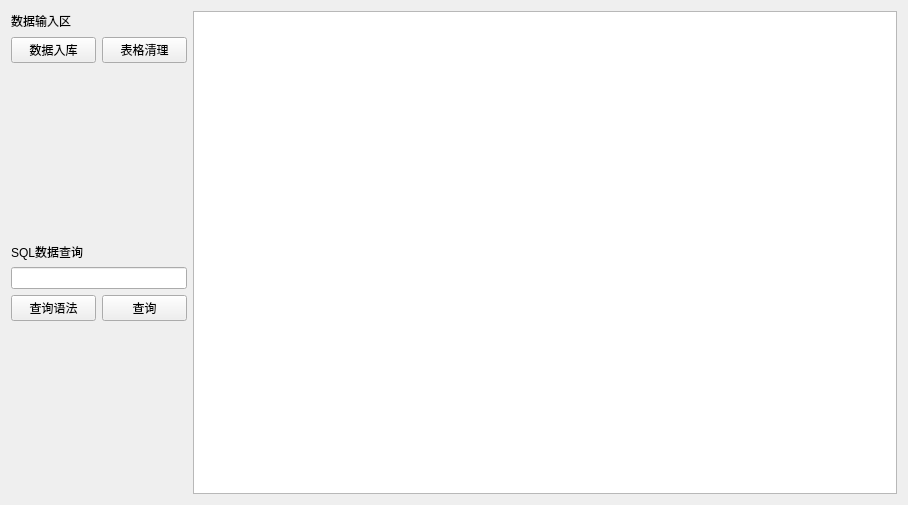
<?xml version="1.0" encoding="UTF-8"?>
<ui version="4.0">
 <class>Form</class>
 <widget class="QWidget" name="Form">
  <property name="geometry">
   <rect>
    <x>0</x>
    <y>0</y>
    <width>908</width>
    <height>505</height>
   </rect>
  </property>
  <property name="windowTitle">
   <string>SQM的数据分析工具</string>
  </property>
  <property name="windowIcon">
   <iconset>
    <normaloff>../SQM取证小工具/favicon.ico</normaloff>../SQM取证小工具/favicon.ico</iconset>
  </property>
  <layout class="QHBoxLayout" name="horizontalLayout_8">
   <item>
    <layout class="QHBoxLayout" name="horizontalLayout_7" stretch="2,8">
     <item>
      <layout class="QVBoxLayout" name="verticalLayout_4">
       <item>
        <layout class="QVBoxLayout" name="verticalLayout">
         <item>
          <layout class="QHBoxLayout" name="horizontalLayout">
           <item>
            <widget class="QLabel" name="label">
             <property name="text">
              <string>数据输入区</string>
             </property>
            </widget>
           </item>
           <item>
            <spacer name="horizontalSpacer">
             <property name="orientation">
              <enum>Qt::Horizontal</enum>
             </property>
             <property name="sizeHint" stdset="0">
              <size>
               <width>40</width>
               <height>20</height>
              </size>
             </property>
            </spacer>
           </item>
          </layout>
         </item>
         <item>
          <layout class="QHBoxLayout" name="horizontalLayout_2">
           <item>
            <widget class="QPushButton" name="start_db_but">
             <property name="text">
              <string>数据入库</string>
             </property>
            </widget>
           </item>
           <item>
            <widget class="QPushButton" name="list_clear">
             <property name="text">
              <string>表格清理</string>
             </property>
            </widget>
           </item>
          </layout>
         </item>
         <item>
          <layout class="QHBoxLayout" name="horizontalLayout_3"/>
         </item>
        </layout>
       </item>
       <item>
        <spacer name="verticalSpacer">
         <property name="orientation">
          <enum>Qt::Vertical</enum>
         </property>
         <property name="sizeHint" stdset="0">
          <size>
           <width>20</width>
           <height>48</height>
          </size>
         </property>
        </spacer>
       </item>
       <item>
        <layout class="QVBoxLayout" name="verticalLayout_2">
         <item>
          <widget class="QLabel" name="label_2">
           <property name="text">
            <string>SQL数据查询</string>
           </property>
          </widget>
         </item>
         <item>
          <widget class="QLineEdit" name="db_str"/>
         </item>
         <item>
          <layout class="QHBoxLayout" name="horizontalLayout_4">
           <item>
            <widget class="QPushButton" name="select_yufa">
             <property name="text">
              <string>查询语法</string>
             </property>
            </widget>
           </item>
           <item>
            <widget class="QPushButton" name="db_select_but">
             <property name="text">
              <string>查询</string>
             </property>
            </widget>
           </item>
          </layout>
         </item>
        </layout>
       </item>
       <item>
        <spacer name="verticalSpacer_2">
         <property name="orientation">
          <enum>Qt::Vertical</enum>
         </property>
         <property name="sizeHint" stdset="0">
          <size>
           <width>20</width>
           <height>40</height>
          </size>
         </property>
        </spacer>
       </item>
      </layout>
     </item>
     <item>
      <widget class="QTableView" name="list_echo"/>
     </item>
    </layout>
   </item>
  </layout>
 </widget>
 <resources/>
 <connections/>
</ui>
